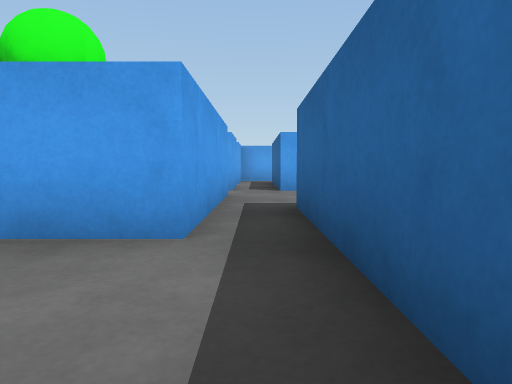
view 1 (above)

24 first-person views from a walk through a robot-simulator world made for Webots. The camera is 0.05 m above the floor, tilts 4° down and sees 70° across. The floor is counted in squares, 0.1 m on a side. Each view is taken from the middle of a square. On the plan, view 1 faces up. The plan holds only what a view shows up to about 9 squares ahead; the rest is blank. Robots are left out. Webots' stock objects and surfaces are drawn as simple stand-ins.

view 2
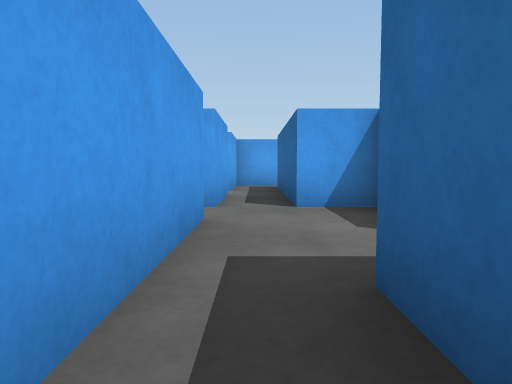

view 3
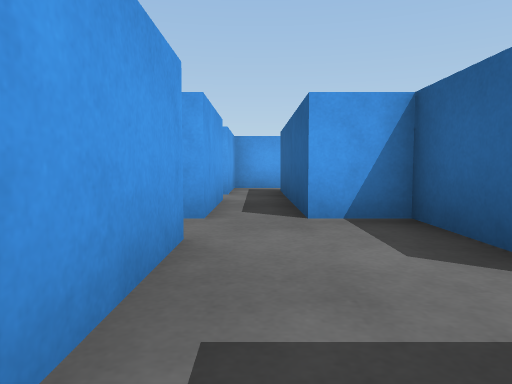

view 4
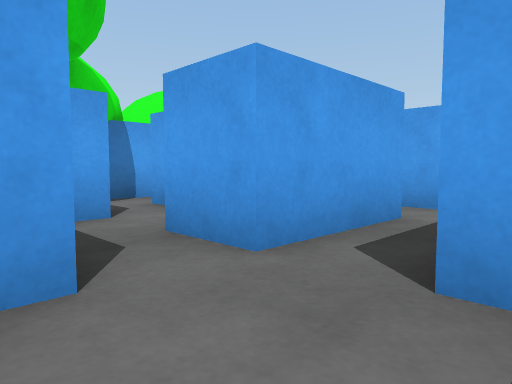

view 5
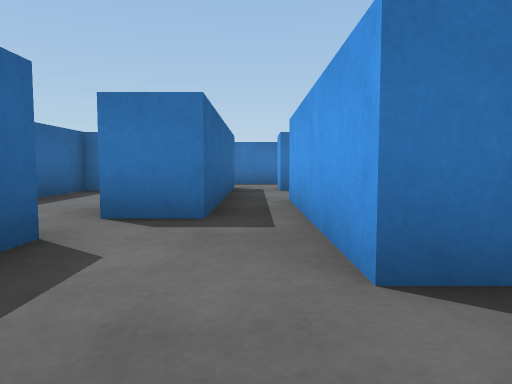

view 6
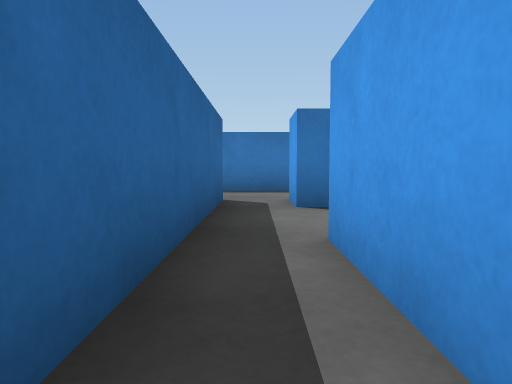

view 7
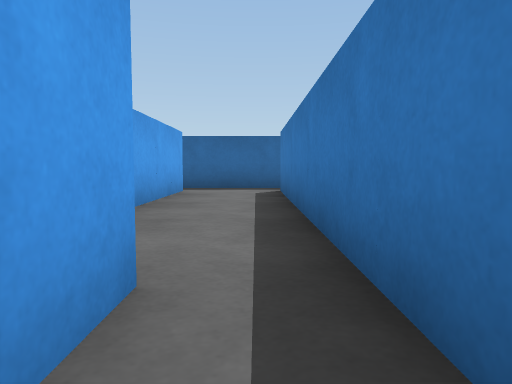

view 8
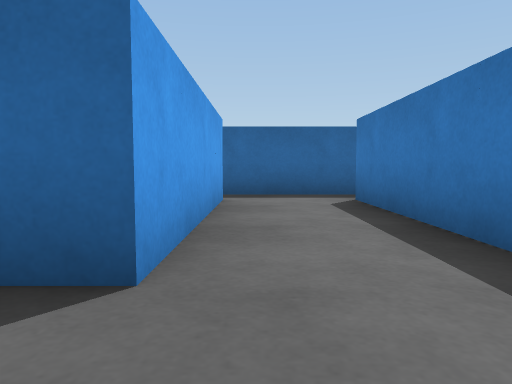

view 9
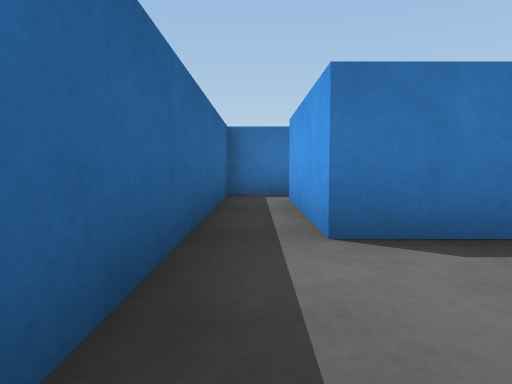

view 10
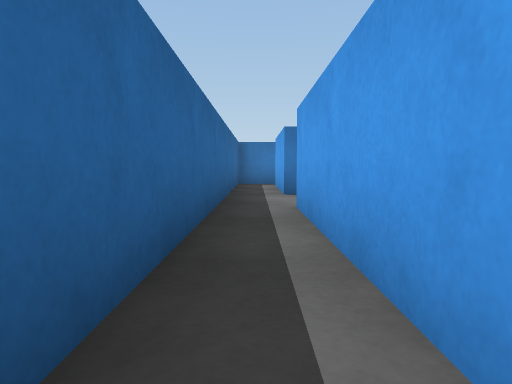

view 11
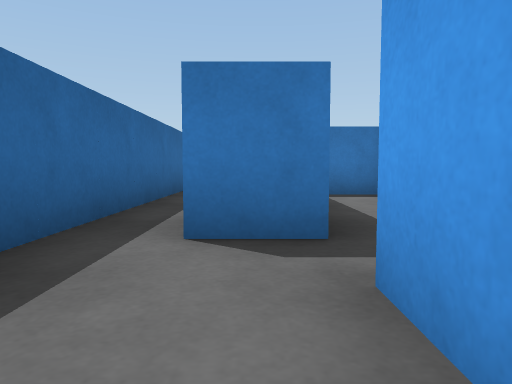

view 12
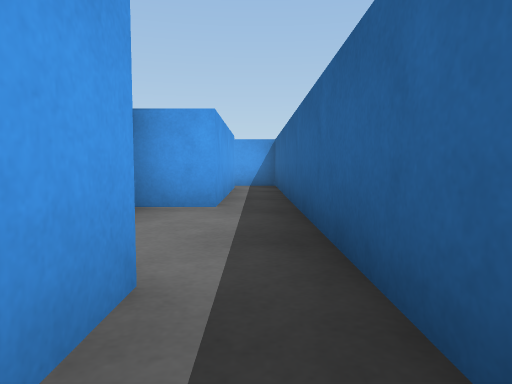

view 13
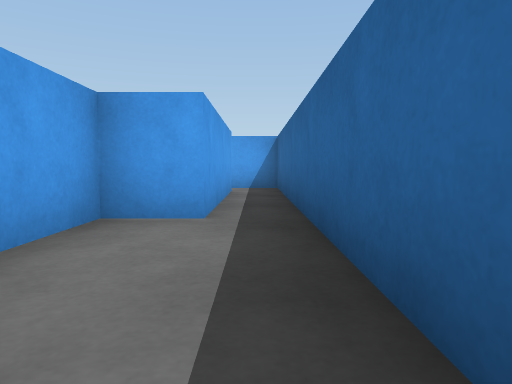

view 14
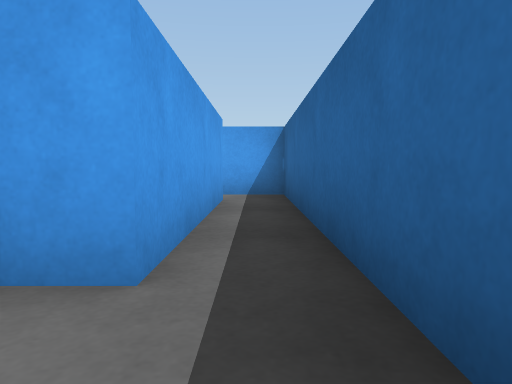

view 15
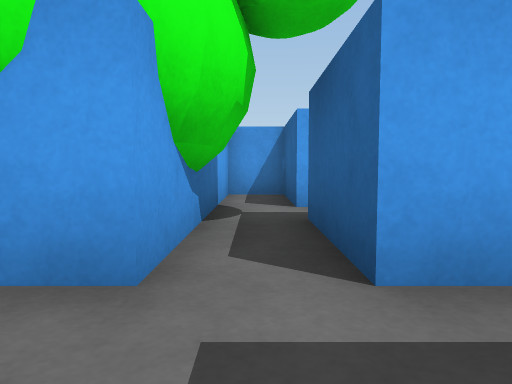

view 16
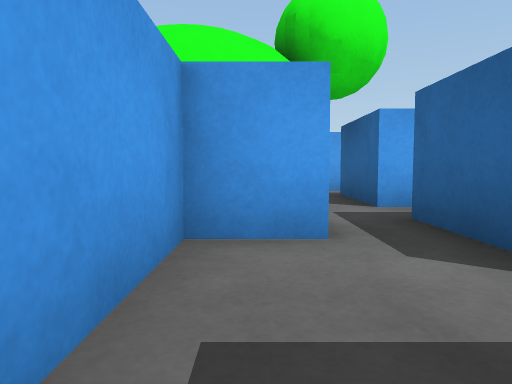

view 17
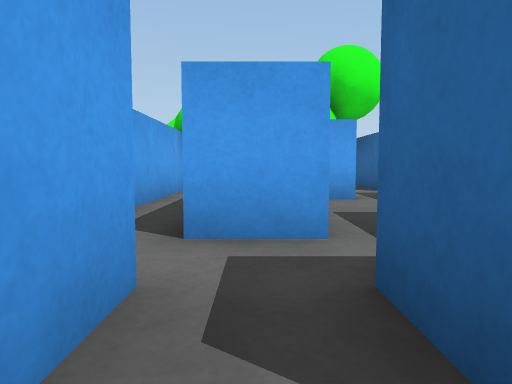

view 18
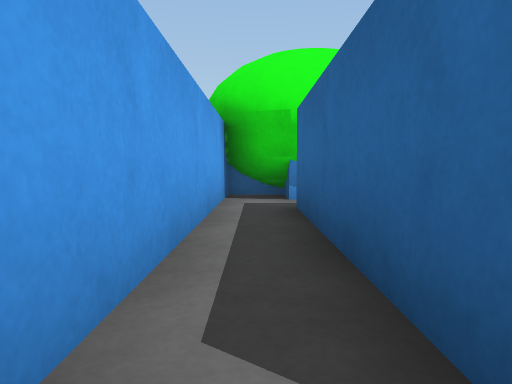

view 19
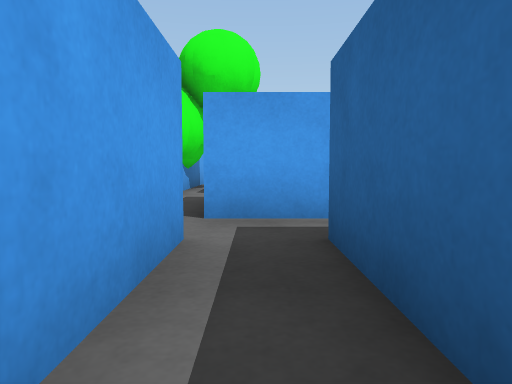

view 20
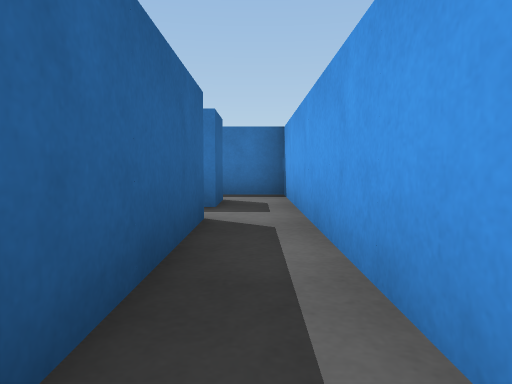

view 21
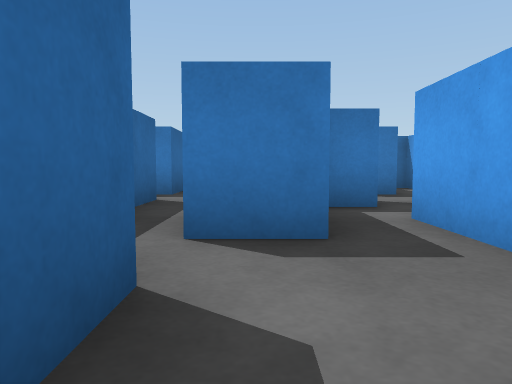

view 22
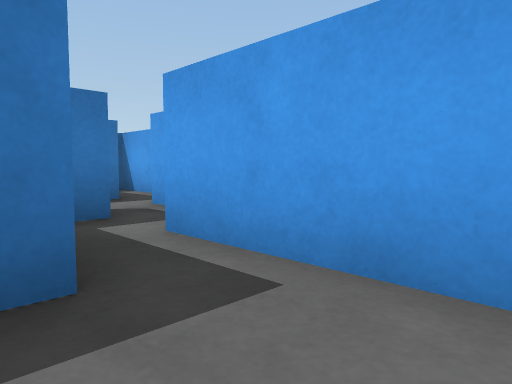

view 23
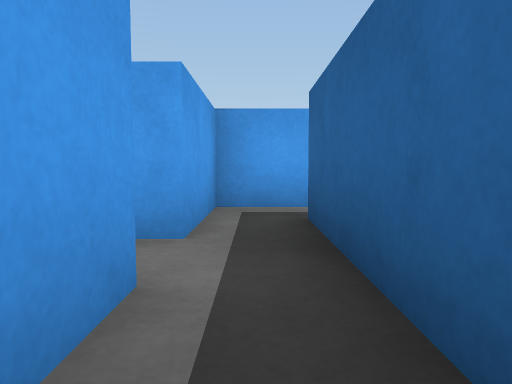

view 24
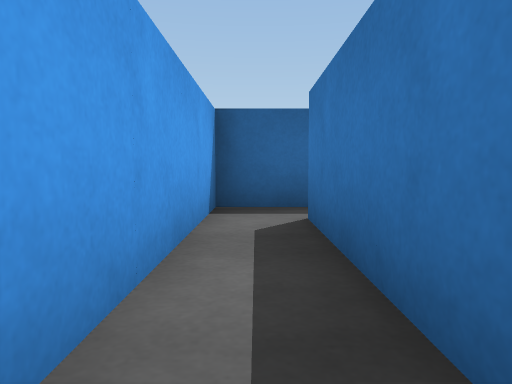

### Floor plan
Points are (right, up) in squares from view 1. A wall is a line through its corners. A room is listed if a view was taken in it or the views show most of it. See-through windows are left out.
Room 1 (views 1, 2, 3, 4, 5, 6, 7, 8, 9, 10, 11, 12, 13, 14, 15, 16, 17, 18, 19, 20, 21, 22, 23, 24)
walls: (-4.6, 1.5) (-3.5, 1.5) (-3.5, -4.5) (-2.4, -4.5); (-4.4, 3.5) (-5.5, 3.5) (-5.5, 0.5) (-6.5, 0.5) (-6.5, 4.5); (-1, 0.5) (-0.5, 0.5) (-0.5, -0.5); (-6.5, -0.5) (-6.5, -1.5); (-2.9, 5.5) (-3.5, 5.5) (-3.5, 7.5); (-5.5, -1.4) (-5.5, -0.5) (-4.9, -0.5); (-1.5, -1.5) (-2.5, -1.5) (-2.5, 1.5); (-6.6, -2.5) (-6.1, -2.5); (-1.1, 6.5) (-0.5, 6.5) (-0.5, 2.5) (-3.5, 2.5) (-3.5, 4.5); (-7.5, 6.4) (-7.5, 0.6); (-2.5, -3.5) (-2.5, -2.5) (4.5, -2.5) (4.5, -5.5); (-2.5, 7.6) (-2.5, 7.1); (1.8, 0.5) (3.5, 0.5) (3.5, 2.2); (-7.5, -3.2) (-7.5, -4.5); (-3.5, 8.5) (-3.5, 10.5) (-4.5, 10.5) (-4.5, 8.4); (1.5, 5.5) (1.5, 7.5) (0.5, 7.5) (0.5, 11.5); (3.4, 4.5) (4.5, 4.5) (4.5, -0.5) (0.5, -0.5) (0.5, 4.5) (1.5, 4.5); (-0.5, 9.6) (-0.5, 7.5) (-1.5, 7.5); (1.6, 11.5) (4.5, 11.5) (4.5, 7.5) (3.5, 7.5) (3.5, 5.5); (4.4, -6.5) (5.5, -6.5) (5.5, 12.5) (-0.5, 12.5) (-0.5, 10.5) (-1, 10.5)
objects: cat (-7, 5) to (-4, 8)

Positions as (right, up) in squares from view 1, and headings:
1: (0, 0), facing up
2: (0, 3), facing up
3: (0, 4), facing up
4: (1, 6), facing up-left
5: (0, 8), facing down
6: (0, 5), facing down
7: (-3, -2), facing right
8: (-1, -1), facing right
9: (5, 0), facing down
10: (5, 4), facing down
11: (4, 7), facing down
12: (5, 3), facing up
13: (5, 4), facing up
14: (5, 6), facing up
15: (-4, 4), facing up
16: (-5, 1), facing up
17: (-6, -2), facing up
18: (-7, 0), facing up
19: (-3, -1), facing up
20: (-3, 2), facing down
21: (-4, 4), facing down
22: (-4, 3), facing down-left
23: (0, 8), facing up
24: (1, 12), facing right
